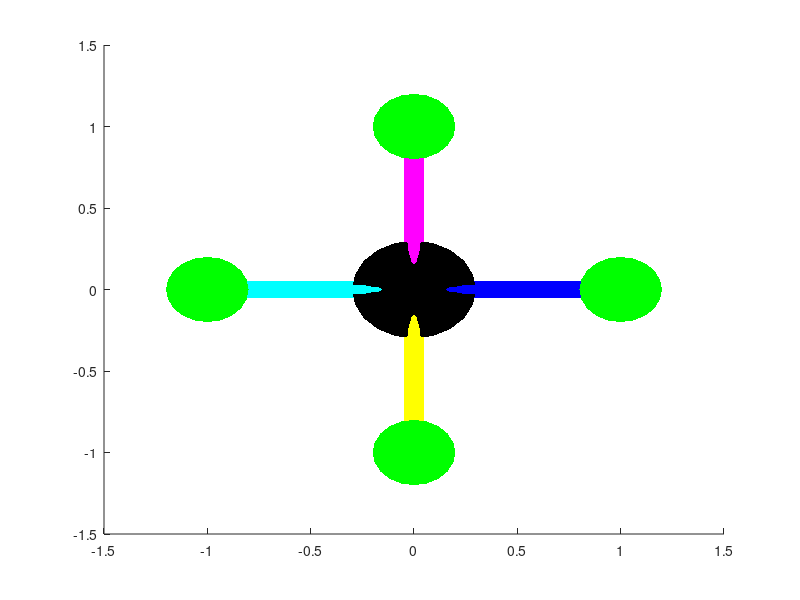

Write the MATLAB code that produced this figure. (Note: this script raises an error after producing the figure.)
%% Assignment 1
function simulatorHW2_sol()
    % Construct the Quadcopter System.
    state = setup_state();
    setup_paint(state);
    drawnow
end


function state = setup_state()
% Physical constants.
g = 9.81;      % gravitational acceleration m/sec^2
m = 0.8;       % mass in kg
L = 0.25;      % length of arms in m

k = 3e-3;      %
kb = 1e-7;     % Drag Coefficient
kd = 0.25;     % Drag Constant derived by using air flow, propeller sizes and air drag coefficient.
Ix = 5e-3;     % Moment of Inertia in X Euclidian Axis
Iy = 5e-3;     % Moment of Inertia in Y Euclidean Axis
Iz = 10e-3;    % Moment of Inertia in Z Euclidean Axis
dt = 1e-2;     % Simulation Step Size in Seconds

% state parameters
x         = [0; 0; 50];    % x, y, z location of the quadcopter Center of Gravity.
R         = zeros(3, 3);   % Rotation Matrix from Euclidian Linear to roll, pitch and yaw.
W         = zeros(3, 3);   % Translation Matrix from Euclidean roll, pitch and Yaw to Body Frame.
xdot      = zeros(3, 1);   % Velocity in x, y and z directions.
a         = zeros(3, 1);   % acceleration in x, y and z directiions.
omega     = zeros(3, 1);   % angular velocity around x, y and z axis.
omegadot  = zeros(3, 1);   % angular acceleration around x, y and z axis.
theta     = zeros(3, 1);   % roll pitch and yaw of the quadcopter.

% add some initial thetadot
thetadot  = rand(3, 1)*5;    % angular velocities of roll, pitch and yaw of the quadcopter.

% control parameters
thrust = 0;                % Total thrust on the quadcopter in body frame
                           % Thrust generated by motors.
                               
integral  = zeros(3, 1);   % Integral of the out over time for integral component of the pid controller
error     = zeros(3, 1);   % reference signal based on the pid product of out and pid values.
tau       = zeros(3, 1);   % torques generated by the control system.

P = 9;                     % sample pid- proporional value.
I = 0;                     % sample pid - integral value.
D = 5;                     % sample pid - derivative value.
pid = [P; I; D];           % pid values for the state variable.

% graphics object
t = hgtransform;

% Struct given to the controller. Controller may store its persistent state in it.
state = struct('dt',       dt,       ...
               'Ix',       Ix,       ...
               'Iy',       Iy,       ...
               'Iz',       Iz,       ...
               'k',        k,        ...
               'kd',       kd,       ...
               'D',        D,        ...
               'P',        P,        ...
               'I',        I,        ...
               'L',        L,        ...
               'kb',       kb,       ...
               'm',        m,        ...
               'g',        g,        ...
               'x',        x,        ...
               'a',        a,        ...
               'R',        R,        ...
               'W',        W,        ...
               't',        t,        ...
               'pid',      pid,      ...
               'xdot',     xdot,     ...
               'omega',    omega,    ...
               'omegadot', omegadot, ...
               'tau',      tau,      ...
               'theta',    theta,    ...
               'thetadot', thetadot, ...
               'thrust',   thrust,   ...
               'integral', integral, ...
               'error',    error);
end

% Compute rotation matrix for a set of angles.
function state = update_R(state)
    phi   = state.theta(1);
    theta = state.theta(2);
    psi   = state.theta(3);
    R =[ cos(psi)*cos(theta), cos(psi)*sin(phi)*sin(theta) - cos(phi)*sin(psi), sin(phi)*sin(psi) + cos(phi)*cos(psi)*sin(theta)
         cos(theta)*sin(psi), cos(phi)*cos(psi) + sin(phi)*sin(psi)*sin(theta), cos(phi)*sin(psi)*sin(theta) - cos(psi)*sin(phi)
                 -sin(theta),                              cos(theta)*sin(phi),                              cos(phi)*cos(theta)
       ];
    state.R = R;
end

% Update Translation between Body and Euclidian Frames.
function state = update_W(state)
psi   = state.theta(3);
theta = state.theta(2);
phi   = state.theta(1);

Rp=[cos(psi) sin(psi) 0; -sin(psi) cos(psi) 0; 0 0 1];
Rt=[cos(theta) 0 -sin(theta); 0 1 0; sin(theta) 0 cos(theta)];
Rf=[1 0 0; 0 cos(phi) sin(phi); 0 -sin(phi) cos(phi)];
W = [1 0 0; 0 0 0; 0 0 0] + Rf*[0 0 0; 0 1 0; 0 0 0] + Rf*Rt*[0 0 0; 0 0 0; 0 0 1];

 W = [
            1, 0,         -sin(theta)
            0, cos(phi),  cos(theta)*sin(phi)
            0, -sin(phi), cos(theta)*cos(phi)
    ];
state.W = W;
end

% Paint
function state = setup_paint(state)
grid off
shading interp
view(3)

% Base
[x1,y1,z1] = cylinder([0.3 0.3 0 0 0 0 0]);
% Arms
[x2,y2,z2] = cylinder(0.05);
% Motors
[x3,y3,z3] = cylinder([0.2 0.2 0 0]);

h(1) = surface(x1,y1,0.2*z1,'FaceColor','black', 'edgecolor','none');
h(2) = surface(x1,y1,-0.2*z1,'FaceColor','white', 'edgecolor','none');
h(3) = surface(z2,x2,y2,'FaceColor','blue', 'edgecolor','none');
h(4) = surface(-z2,x2,y2,'FaceColor','cyan', 'edgecolor','none');
h(5) = surface(y2,z2,x2,'FaceColor','magenta', 'edgecolor','none');
h(6) = surface(y2,-z2,x2,'FaceColor','yellow', 'edgecolor','none');
h(7) = surface(x3-1, y3, 0.2*z3,'FaceColor','green', 'edgecolor','none');
h(8) = surface(x3-1, y3, -0.2*z3,'FaceColor','red', 'edgecolor','none');
h(9) = surface(x3+1, y3, 0.2*z3,'FaceColor','green', 'edgecolor','none');
h(10) = surface(x3+1, y3, -0.2*z3,'FaceColor','red', 'edgecolor','none');
h(11) = surface(x3, y3-1, 0.2*z3,'FaceColor','green', 'edgecolor','none');
h(12) = surface(x3, y3-1, -0.2*z3,'FaceColor','red', 'edgecolor','none');
h(13) = surface(x3, y3+1, 0.2*z3,'FaceColor','green', 'edgecolor','none');
h(14) = surface(x3, y3+1, -0.2*z3,'FaceColor','red', 'edgecolor','none');
set(h, 'Parent', state.t);
Txyz = makehgtform('translate', state.x);
set(state.t, 'Matrix', Txyz);
end

%% Assignment 2 Part-1 (Control Mechanism section in quadcopter reference)
function state = apply_control(state)
    Ix = state.Ix;
    Iy = state.Iy;
    Iz = state.Iz;
    k  = state.k;
    L  = state.L;
    kb  = state.kb;
    in = zeros(4, 1);
    
    % TODO - Compute total thrust.
    state.thrust = state.m*state.g/(cos(state.theta(1))*cos(state.theta(2))); 
     
    
    % TODO - Compute error.
    state.error = state.pid(1)*state.theta + state.pid(2)*state.integral + state.pid(3)*state.thetadot;

    
    e1  = state.error(1);
    e2  = state.error(2);
    e3  = state.error(3);
    
   % Update controller state.
    state.integral = state.integral + state.theta * state.dt;
    
    % Optional: Prevent wind-up.
    if max(abs(state.integral)) > 0.1*state.dt
        % "wind-up".
        state.integral = zeros(3, 1);
    end
    
    % TODO - Compute input.
    in(1) = state.thrust/(4*k) - e1*Ix/(2*k*L) - e3*Iz/(4*kb);
    in(2) = state.thrust/(4*k) - e2*Iy/(2*k*L) + e3*Iz/(4*kb);
    in(3) = state.thrust/(4*k) + e1*Ix/(2*k*L) - e3*Iz/(4*kb);
    in(4) = state.thrust/(4*k) + e2*Iy/(2*k*L) + e3*Iz/(4*kb);
    
    state.tau = [
        %TODO - populate matrix using the in(i) components
        L*k*(in(1) - in(3));
        L*k*(in(2) - in(4));
        kb* (in(1) - in(2) + in(3) - in(4));
    ];
end

%% Assignment 2 Part-2
% Compute acceleration in Euclidian/Inertial reference frame.
function state = update_acceleration(state)
    state = update_R(state);
    T = state.R * [0; 0; state.thrust]; %thrust vector in the inertial frame
    
    % TODO
    state.a = [0; 0; -state.g] + T/state.m - state.kd*state.xdot/state.m;
end

% Convert derivatives of the theta to angular velocity omega.
function state = update_omega(state)
    state = update_W(state);
    % TODO
    state.omega =state.W .* state.thetadot;
end

% Compute angular acceleration in body frame.
function state = update_omegadot(state)
    tau = state.tau;
    I = diag([state.Ix; state.Iy; state.Iz]);
    % TODO
    state.omegadot = I\(tau - cross(state.omega, I*state.omega));
end